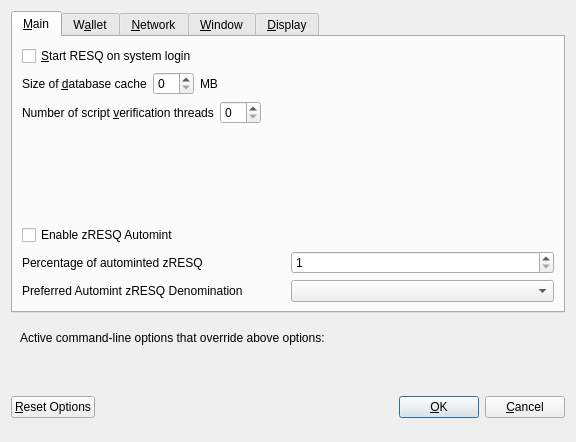
<?xml version="1.0" encoding="UTF-8"?>
<ui version="4.0">
 <class>OptionsDialog</class>
 <widget class="QDialog" name="OptionsDialog">
  <property name="geometry">
   <rect>
    <x>0</x>
    <y>0</y>
    <width>576</width>
    <height>442</height>
   </rect>
  </property>
  <property name="windowTitle">
   <string>Options</string>
  </property>
  <property name="modal">
   <bool>true</bool>
  </property>
  <layout class="QVBoxLayout" name="verticalLayout">
   <item>
    <widget class="QTabWidget" name="tabWidget">
     <property name="currentIndex">
      <number>0</number>
     </property>
     <widget class="QWidget" name="tabMain">
      <attribute name="title">
       <string>&amp;Main</string>
      </attribute>
      <layout class="QVBoxLayout" name="verticalLayout_Main">
       <item>
        <widget class="QCheckBox" name="bitcoinAtStartup">
         <property name="toolTip">
          <string>Automatically start RESQ after logging in to the system.</string>
         </property>
         <property name="text">
          <string>&amp;Start RESQ on system login</string>
         </property>
        </widget>
       </item>
       <item>
        <layout class="QHBoxLayout" name="horizontalLayout_2_Main">
         <item>
          <widget class="QLabel" name="databaseCacheLabel">
           <property name="text">
            <string>Size of &amp;database cache</string>
           </property>
           <property name="textFormat">
            <enum>Qt::PlainText</enum>
           </property>
           <property name="buddy">
            <cstring>databaseCache</cstring>
           </property>
          </widget>
         </item>
         <item>
          <widget class="QSpinBox" name="databaseCache"/>
         </item>
         <item>
          <widget class="QLabel" name="databaseCacheUnitLabel">
           <property name="text">
            <string>MB</string>
           </property>
           <property name="textFormat">
            <enum>Qt::PlainText</enum>
           </property>
          </widget>
         </item>
         <item>
          <spacer name="horizontalSpacer_2_Main">
           <property name="orientation">
            <enum>Qt::Horizontal</enum>
           </property>
           <property name="sizeHint" stdset="0">
            <size>
             <width>40</width>
             <height>20</height>
            </size>
           </property>
          </spacer>
         </item>
        </layout>
       </item>
       <item>
        <layout class="QHBoxLayout" name="horizontalLayout_3_Main">
         <item>
          <widget class="QLabel" name="threadsScriptVerifLabel">
           <property name="text">
            <string>Number of script &amp;verification threads</string>
           </property>
           <property name="textFormat">
            <enum>Qt::PlainText</enum>
           </property>
           <property name="buddy">
            <cstring>threadsScriptVerif</cstring>
           </property>
          </widget>
         </item>
         <item>
          <widget class="QSpinBox" name="threadsScriptVerif">
           <property name="toolTip">
            <string>(0 = auto, &lt;0 = leave that many cores free)</string>
           </property>
          </widget>
         </item>
         <item>
          <spacer name="horizontalSpacer_3_Main">
           <property name="orientation">
            <enum>Qt::Horizontal</enum>
           </property>
           <property name="sizeHint" stdset="0">
            <size>
             <width>40</width>
             <height>20</height>
            </size>
           </property>
          </spacer>
         </item>
        </layout>
       </item>
       <item>
        <spacer name="verticalSpacer_2">
         <property name="orientation">
          <enum>Qt::Vertical</enum>
         </property>
         <property name="sizeHint" stdset="0">
          <size>
           <width>20</width>
           <height>40</height>
          </size>
         </property>
        </spacer>
       </item>
       <item>
        <widget class="QCheckBox" name="checkBoxZeromintEnable">
         <property name="toolTip">
          <string>Enable automatic minting of RESQ units to zRESQ</string>
         </property>
         <property name="layoutDirection">
          <enum>Qt::LeftToRight</enum>
         </property>
         <property name="text">
          <string>Enable zRESQ Automint</string>
         </property>
        </widget>
       </item>
       <item>
        <layout class="QHBoxLayout" name="horizontalLayout_3">
         <item>
          <widget class="QLabel" name="percentage_label">
           <property name="toolTip">
            <string>Percentage of incoming RESQ which get automatically converted to zRESQ via Zerocoin Protocol (min: 10%)</string>
           </property>
           <property name="text">
            <string>Percentage of autominted zRESQ</string>
           </property>
          </widget>
         </item>
         <item>
          <widget class="QSpinBox" name="zeromintPercentage">
           <property name="minimum">
            <number>1</number>
           </property>
           <property name="maximum">
            <number>100</number>
           </property>
          </widget>
         </item>
        </layout>
       </item>
       <item>
        <layout class="QHBoxLayout" name="horizontalLayout" stretch="0,0">
         <property name="sizeConstraint">
          <enum>QLayout::SetFixedSize</enum>
         </property>
         <item>
          <widget class="QLabel" name="labelPreferredDenom">
           <property name="maximumSize">
            <size>
             <width>16777215</width>
             <height>16777215</height>
            </size>
           </property>
           <property name="toolTip">
            <string>Wait with automatic conversion to Zerocoin until enough RESQ for this denomination is available</string>
           </property>
           <property name="text">
            <string>Preferred Automint zRESQ Denomination</string>
           </property>
          </widget>
         </item>
         <item>
          <widget class="QComboBox" name="preferredDenom">
           <property name="maximumSize">
            <size>
             <width>16777215</width>
             <height>27</height>
            </size>
           </property>
           <property name="toolTip">
            <string>Wait with automatic conversion to Zerocoin until enough RESQ for this denomination is available</string>
           </property>
           <property name="maxVisibleItems">
            <number>9</number>
           </property>
           <property name="maxCount">
            <number>9</number>
           </property>
          </widget>
         </item>
        </layout>
       </item>
      </layout>
     </widget>
     <widget class="QWidget" name="tabWallet">
      <attribute name="title">
       <string>W&amp;allet</string>
      </attribute>
      <layout class="QVBoxLayout" name="verticalLayout_Wallet">
       <item>
        <layout class="QHBoxLayout" name="horizontalLayout_2_Wallet">
         <item>
          <widget class="QLabel" name="labelStakeSplitThresholdText">
           <property name="text">
            <string>Stake split threshold:</string>
           </property>
          </widget>
         </item>
         <item>
          <widget class="QSpinBox" name="spinBoxStakeSplitThreshold">
           <property name="minimum">
            <number>1</number>
           </property>
           <property name="maximum">
            <number>999999</number>
           </property>
          </widget>
         </item>
        </layout>
       </item>
       <item>
        <widget class="QGroupBox" name="groupBox">
         <property name="title">
          <string>Expert</string>
         </property>
         <layout class="QVBoxLayout" name="verticalLayout_2">
          <item>
           <widget class="QCheckBox" name="coinControlFeatures">
            <property name="toolTip">
             <string>Whether to show coin control features or not.</string>
            </property>
            <property name="text">
             <string>Enable coin &amp;control features</string>
            </property>
           </widget>
          </item>
          <item>
           <widget class="QCheckBox" name="showMasternodesTab">
            <property name="toolTip">
             <string>Show additional tab listing all your masternodes in first sub-tab&lt;br/&gt;and all masternodes on the network in second sub-tab.</string>
            </property>
            <property name="text">
             <string>Show Masternodes Tab</string>
            </property>
           </widget>
          </item>
          <item>
           <widget class="QCheckBox" name="spendZeroConfChange">
            <property name="toolTip">
             <string>If you disable the spending of unconfirmed change, the change from a transaction&lt;br/&gt;cannot be used until that transaction has at least one confirmation.&lt;br/&gt;This also affects how your balance is computed.</string>
            </property>
            <property name="text">
             <string>&amp;Spend unconfirmed change</string>
            </property>
           </widget>
          </item>
         </layout>
        </widget>
       </item>
       <item>
        <spacer name="verticalSpacer_Wallet">
         <property name="orientation">
          <enum>Qt::Vertical</enum>
         </property>
         <property name="sizeHint" stdset="0">
          <size>
           <width>20</width>
           <height>40</height>
          </size>
         </property>
        </spacer>
       </item>
      </layout>
     </widget>
     <widget class="QWidget" name="tabNetwork">
      <attribute name="title">
       <string>&amp;Network</string>
      </attribute>
      <layout class="QVBoxLayout" name="verticalLayout_Network">
       <item>
        <widget class="QCheckBox" name="mapPortUpnp">
         <property name="toolTip">
          <string>Automatically open the RESQ client port on the router. This only works when your router supports UPnP and it is enabled.</string>
         </property>
         <property name="text">
          <string>Map port using &amp;UPnP</string>
         </property>
        </widget>
       </item>
       <item>
        <widget class="QCheckBox" name="allowIncoming">
         <property name="toolTip">
          <string>Accept connections from outside</string>
         </property>
         <property name="text">
          <string>Allow incoming connections</string>
         </property>
        </widget>
       </item>
       <item>
        <widget class="QCheckBox" name="connectSocks">
         <property name="toolTip">
          <string>Connect to the RESQ network through a SOCKS5 proxy.</string>
         </property>
         <property name="text">
          <string>&amp;Connect through SOCKS5 proxy (default proxy):</string>
         </property>
        </widget>
       </item>
       <item>
        <layout class="QHBoxLayout" name="horizontalLayout_1_Network">
         <item>
          <widget class="QLabel" name="proxyIpLabel">
           <property name="text">
            <string>Proxy &amp;IP:</string>
           </property>
           <property name="textFormat">
            <enum>Qt::PlainText</enum>
           </property>
           <property name="buddy">
            <cstring>proxyIp</cstring>
           </property>
          </widget>
         </item>
         <item>
          <widget class="QValidatedLineEdit" name="proxyIp">
           <property name="minimumSize">
            <size>
             <width>140</width>
             <height>0</height>
            </size>
           </property>
           <property name="maximumSize">
            <size>
             <width>140</width>
             <height>16777215</height>
            </size>
           </property>
           <property name="toolTip">
            <string>IP address of the proxy (e.g. IPv4: 127.0.0.1 / IPv6: ::1)</string>
           </property>
          </widget>
         </item>
         <item>
          <widget class="QLabel" name="proxyPortLabel">
           <property name="text">
            <string>&amp;Port:</string>
           </property>
           <property name="textFormat">
            <enum>Qt::PlainText</enum>
           </property>
           <property name="buddy">
            <cstring>proxyPort</cstring>
           </property>
          </widget>
         </item>
         <item>
          <widget class="QLineEdit" name="proxyPort">
           <property name="minimumSize">
            <size>
             <width>55</width>
             <height>0</height>
            </size>
           </property>
           <property name="maximumSize">
            <size>
             <width>55</width>
             <height>16777215</height>
            </size>
           </property>
           <property name="toolTip">
            <string>Port of the proxy (e.g. 9050)</string>
           </property>
          </widget>
         </item>
         <item>
          <spacer name="horizontalSpacer_1_Network">
           <property name="orientation">
            <enum>Qt::Horizontal</enum>
           </property>
           <property name="sizeHint" stdset="0">
            <size>
             <width>40</width>
             <height>20</height>
            </size>
           </property>
          </spacer>
         </item>
        </layout>
       </item>
       <item>
        <spacer name="verticalSpacer_Network">
         <property name="orientation">
          <enum>Qt::Vertical</enum>
         </property>
         <property name="sizeHint" stdset="0">
          <size>
           <width>20</width>
           <height>40</height>
          </size>
         </property>
        </spacer>
       </item>
      </layout>
     </widget>
     <widget class="QWidget" name="tabWindow">
      <attribute name="title">
       <string>&amp;Window</string>
      </attribute>
      <layout class="QVBoxLayout" name="verticalLayout_Window">
       <item>
        <widget class="QCheckBox" name="minimizeToTray">
         <property name="toolTip">
          <string>Show only a tray icon after minimizing the window.</string>
         </property>
         <property name="text">
          <string>&amp;Minimize to the tray instead of the taskbar</string>
         </property>
        </widget>
       </item>
       <item>
        <widget class="QCheckBox" name="minimizeOnClose">
         <property name="toolTip">
          <string>Minimize instead of exit the application when the window is closed. When this option is enabled, the application will be closed only after selecting Quit in the menu.</string>
         </property>
         <property name="text">
          <string>M&amp;inimize on close</string>
         </property>
        </widget>
       </item>
       <item>
        <spacer name="verticalSpacer_Window">
         <property name="orientation">
          <enum>Qt::Vertical</enum>
         </property>
         <property name="sizeHint" stdset="0">
          <size>
           <width>20</width>
           <height>40</height>
          </size>
         </property>
        </spacer>
       </item>
      </layout>
     </widget>
     <widget class="QWidget" name="tabDisplay">
      <attribute name="title">
       <string>&amp;Display</string>
      </attribute>
      <layout class="QVBoxLayout" name="verticalLayout_Display">
       <item>
        <layout class="QHBoxLayout" name="horizontalLayout_1_Display">
         <item>
          <widget class="QLabel" name="langLabel">
           <property name="text">
            <string>User Interface &amp;language:</string>
           </property>
           <property name="textFormat">
            <enum>Qt::PlainText</enum>
           </property>
           <property name="buddy">
            <cstring>lang</cstring>
           </property>
          </widget>
         </item>
         <item>
          <widget class="QValueComboBox" name="lang">
           <property name="toolTip">
            <string>The user interface language can be set here. This setting will take effect after restarting RESQ.</string>
           </property>
          </widget>
         </item>
        </layout>
       </item>
       <item>
        <widget class="QLabel" name="label_3">
         <property name="toolTip">
          <string notr="true"/>
         </property>
         <property name="statusTip">
          <string notr="true"/>
         </property>
         <property name="whatsThis">
          <string notr="true"/>
         </property>
         <property name="accessibleName">
          <string notr="true"/>
         </property>
         <property name="text">
          <string>Language missing or translation incomplete? Help contributing translations here:
https://www.transifex.com/resq-project/resq-project-translations</string>
         </property>
         <property name="wordWrap">
          <bool>true</bool>
         </property>
         <property name="openExternalLinks">
          <bool>true</bool>
         </property>
         <property name="textInteractionFlags">
          <set>Qt::TextBrowserInteraction</set>
         </property>
        </widget>
       </item>
       <item>
        <layout class="QHBoxLayout" name="horizontalLayout_4_Display" stretch="0,0">
         <item>
          <widget class="QLabel" name="themeLabel">
           <property name="text">
            <string>User Interface Theme:</string>
           </property>
          </widget>
         </item>
         <item>
          <widget class="QValueComboBox" name="theme"/>
         </item>
        </layout>
       </item>
       <item>
        <widget class="Line" name="line">
         <property name="orientation">
          <enum>Qt::Horizontal</enum>
         </property>
        </widget>
       </item>
       <item>
        <layout class="QHBoxLayout" name="horizontalLayout_2_Display">
         <item>
          <widget class="QLabel" name="unitLabel">
           <property name="text">
            <string>&amp;Unit to show amounts in:</string>
           </property>
           <property name="textFormat">
            <enum>Qt::PlainText</enum>
           </property>
           <property name="buddy">
            <cstring>unit</cstring>
           </property>
          </widget>
         </item>
         <item>
          <widget class="QValueComboBox" name="unit">
           <property name="toolTip">
            <string>Choose the default subdivision unit to show in the interface and when sending coins.</string>
           </property>
          </widget>
         </item>
        </layout>
       </item>
       <item>
        <layout class="QHBoxLayout" name="horizontalLayout_5_Display">
         <item>
          <widget class="QLabel" name="digitsLabel">
           <property name="text">
            <string>Decimal digits</string>
           </property>
          </widget>
         </item>
         <item>
          <widget class="QValueComboBox" name="digits"/>
         </item>
        </layout>
       </item>
       <item>
        <widget class="QCheckBox" name="checkBoxHideZeroBalances">
         <property name="toolTip">
          <string>Hide empty balances</string>
         </property>
         <property name="layoutDirection">
          <enum>Qt::LeftToRight</enum>
         </property>
         <property name="text">
          <string>Hide empty balances</string>
         </property>
        </widget>
       </item>
       <item>
        <layout class="QHBoxLayout" name="horizontalLayout_3_Display">
         <item>
          <widget class="QLabel" name="thirdPartyTxUrlsLabel">
           <property name="toolTip">
            <string>Third party URLs (e.g. a block explorer) that appear in the transactions tab as context menu items. %s in the URL is replaced by transaction hash. Multiple URLs are separated by vertical bar |.</string>
           </property>
           <property name="text">
            <string>Third party transaction URLs</string>
           </property>
           <property name="buddy">
            <cstring>thirdPartyTxUrls</cstring>
           </property>
          </widget>
         </item>
         <item>
          <widget class="QLineEdit" name="thirdPartyTxUrls">
           <property name="toolTip">
            <string>Third party URLs (e.g. a block explorer) that appear in the transactions tab as context menu items. %s in the URL is replaced by transaction hash. Multiple URLs are separated by vertical bar |.</string>
           </property>
          </widget>
         </item>
        </layout>
       </item>
       <item>
        <spacer name="verticalSpacer">
         <property name="orientation">
          <enum>Qt::Vertical</enum>
         </property>
         <property name="sizeHint" stdset="0">
          <size>
           <width>20</width>
           <height>40</height>
          </size>
         </property>
        </spacer>
       </item>
      </layout>
     </widget>
    </widget>
   </item>
   <item>
    <widget class="QFrame" name="frame">
     <layout class="QVBoxLayout" name="verticalLayout_Bottom">
      <item>
       <layout class="QHBoxLayout" name="horizontalLayout_Bottom">
        <item>
         <widget class="QLabel" name="overriddenByCommandLineInfoLabel">
          <property name="text">
           <string>Active command-line options that override above options:</string>
          </property>
          <property name="textFormat">
           <enum>Qt::PlainText</enum>
          </property>
         </widget>
        </item>
        <item>
         <spacer name="horizontalSpacer_Bottom">
          <property name="orientation">
           <enum>Qt::Horizontal</enum>
          </property>
          <property name="sizeHint" stdset="0">
           <size>
            <width>40</width>
            <height>20</height>
           </size>
          </property>
         </spacer>
        </item>
       </layout>
      </item>
      <item>
       <widget class="QLabel" name="overriddenByCommandLineLabel">
        <property name="text">
         <string/>
        </property>
        <property name="textFormat">
         <enum>Qt::PlainText</enum>
        </property>
        <property name="wordWrap">
         <bool>true</bool>
        </property>
       </widget>
      </item>
     </layout>
    </widget>
   </item>
   <item>
    <layout class="QHBoxLayout" name="horizontalLayout_Buttons">
     <item>
      <widget class="QPushButton" name="resetButton">
       <property name="toolTip">
        <string>Reset all client options to default.</string>
       </property>
       <property name="text">
        <string>&amp;Reset Options</string>
       </property>
       <property name="autoDefault">
        <bool>false</bool>
       </property>
      </widget>
     </item>
     <item>
      <spacer name="horizontalSpacer_1">
       <property name="orientation">
        <enum>Qt::Horizontal</enum>
       </property>
       <property name="sizeHint" stdset="0">
        <size>
         <width>40</width>
         <height>48</height>
        </size>
       </property>
      </spacer>
     </item>
     <item>
      <widget class="QLabel" name="statusLabel">
       <property name="minimumSize">
        <size>
         <width>200</width>
         <height>0</height>
        </size>
       </property>
       <property name="font">
        <font>
         <weight>75</weight>
         <bold>true</bold>
        </font>
       </property>
       <property name="text">
        <string/>
       </property>
       <property name="textFormat">
        <enum>Qt::PlainText</enum>
       </property>
       <property name="wordWrap">
        <bool>true</bool>
       </property>
      </widget>
     </item>
     <item>
      <spacer name="horizontalSpacer_2">
       <property name="orientation">
        <enum>Qt::Horizontal</enum>
       </property>
       <property name="sizeHint" stdset="0">
        <size>
         <width>40</width>
         <height>48</height>
        </size>
       </property>
      </spacer>
     </item>
     <item>
      <widget class="QPushButton" name="okButton">
       <property name="text">
        <string>&amp;OK</string>
       </property>
       <property name="autoDefault">
        <bool>false</bool>
       </property>
       <property name="default">
        <bool>true</bool>
       </property>
      </widget>
     </item>
     <item>
      <widget class="QPushButton" name="cancelButton">
       <property name="text">
        <string>&amp;Cancel</string>
       </property>
       <property name="autoDefault">
        <bool>false</bool>
       </property>
      </widget>
     </item>
    </layout>
   </item>
  </layout>
 </widget>
 <customwidgets>
  <customwidget>
   <class>QValidatedLineEdit</class>
   <extends>QLineEdit</extends>
   <header>qvalidatedlineedit.h</header>
  </customwidget>
  <customwidget>
   <class>QValueComboBox</class>
   <extends>QComboBox</extends>
   <header>qvaluecombobox.h</header>
  </customwidget>
 </customwidgets>
 <resources/>
 <connections/>
</ui>
